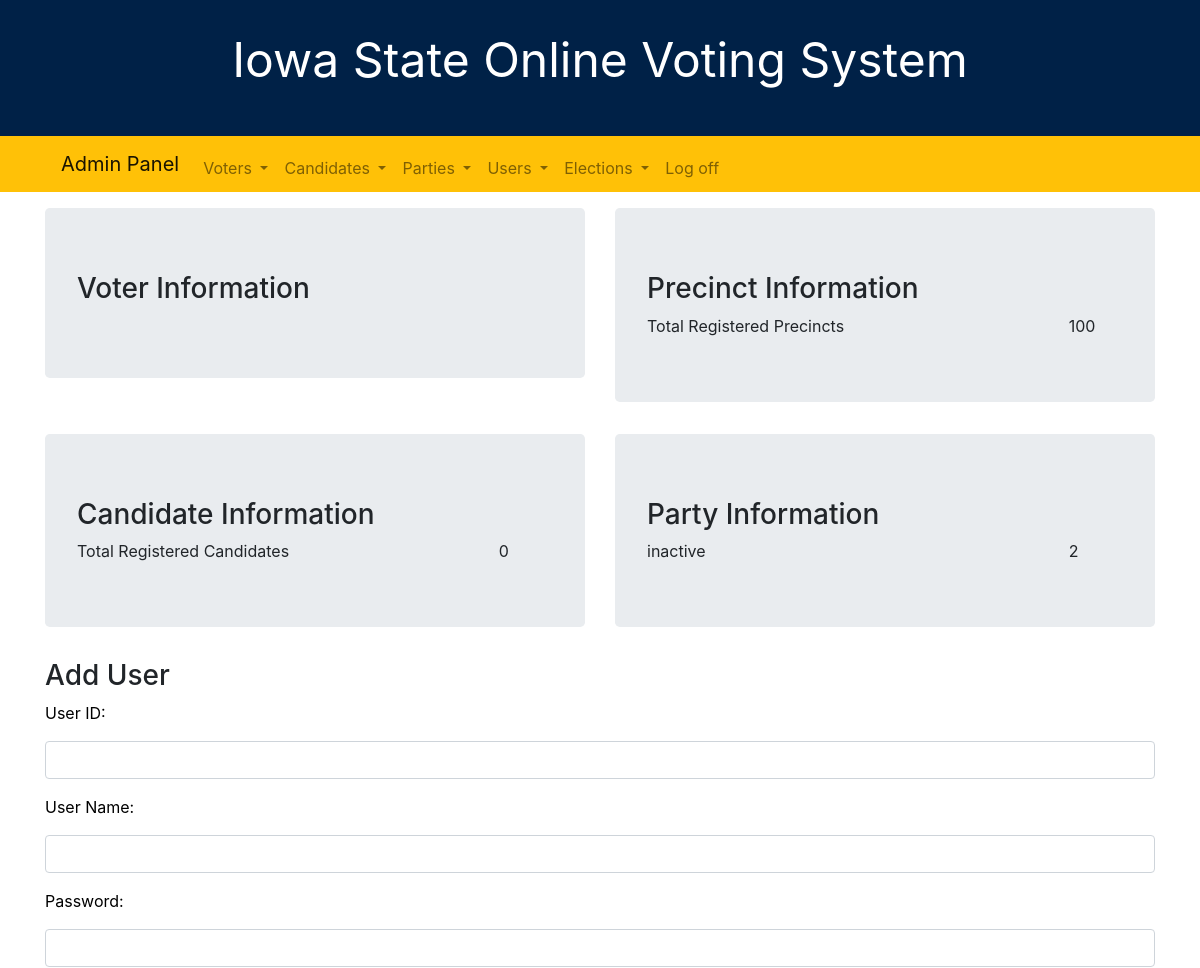
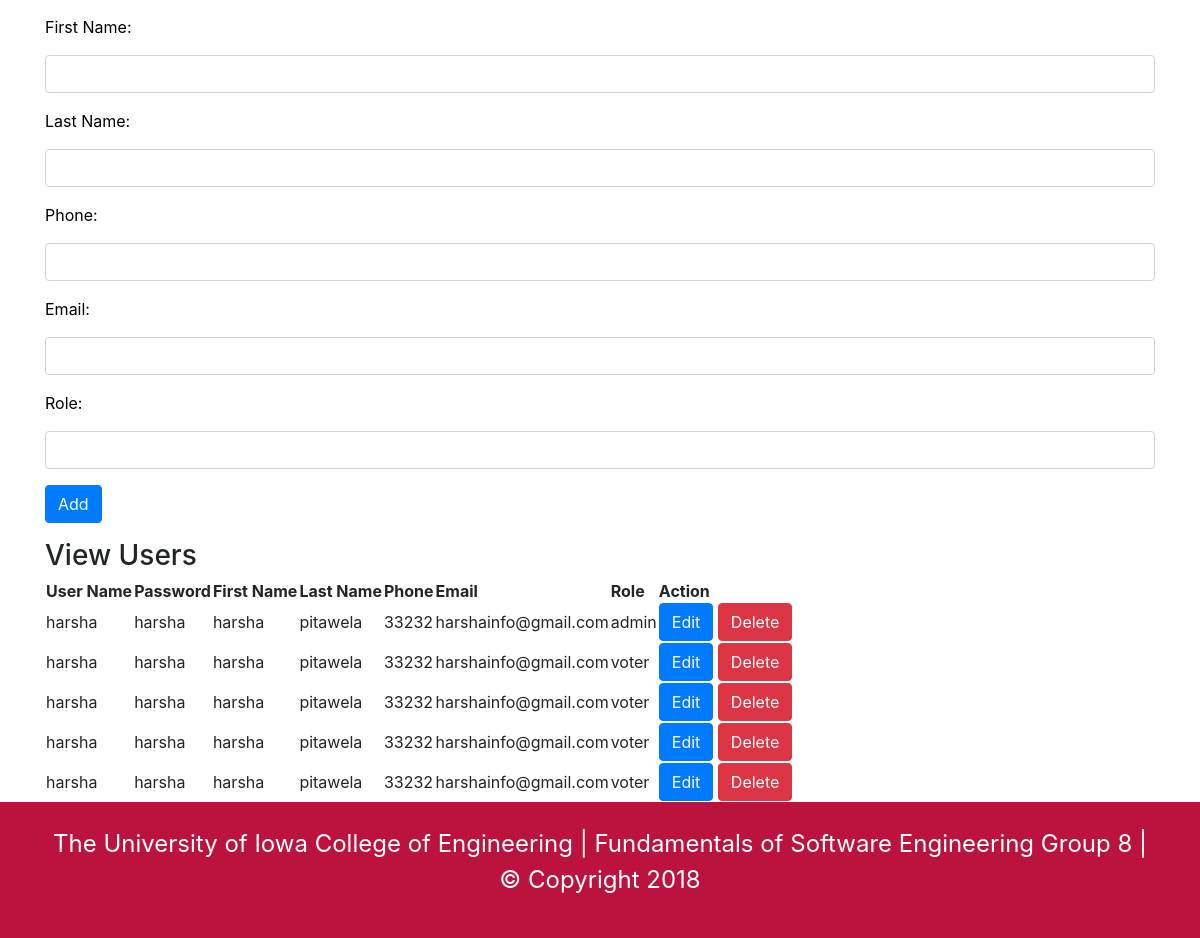
The app's page /Website/admin_1.php with its own data (2 pictures, top to bottom).
### tables this page shows
CREATE TABLE `user` (
  `user_id` int(11) NOT NULL,
  `username` varchar(20) NOT NULL,
  `password` varchar(20) NOT NULL,
  `first_name` varchar(20) NOT NULL,
  `last_name` varchar(20) NOT NULL,
  `phone` int(10) NOT NULL,
  `email` varchar(20) NOT NULL,
  `role` varchar(10) NOT NULL
);

### Website/admin_1.php (the view, shortened to what this page needs)
<!DOCTYPE php>
<html lang="en">
<head>
    <link rel="stylesheet" href="https://maxcdn.bootstrapcdn.com/bootstrap/4.0.0/css/bootstrap.min.css">
    <link rel="stylesheet" type="text/css" href="css/common.css">
    <link rel="stylesheet" type="text/css"  src="https://cdn.datatables.net/1.10.16/css/jquery.dataTables.min.css">
    <link rel="stylesheet" type="text/css" href="https://cdn.datatables.net/v/dt/dt-1.10.16/datatables.min.css"/>
    </head>
    <body>
        <div class="container-fluid">
            <div class="row" id="page-header">
                <div class="container">
                    <p>Iowa State Online Voting System</p>
                </div>
            </div>
            <div class="row bg-warning" id="menu-bar">
                <div class="container">
                   <nav class="navbar navbar-expand-sm bg-warning navbar-light">
                      <a class="navbar-brand" href="#">Admin Panel</a>
                      <ul class="navbar-nav">
                      <li class="nav-item dropdown">
                          <a class="nav-link dropdown-toggle" href="#" id="navbardrop" data-toggle="dropdown">
                            Voters
                        </a>
                    </li>
                    <li class="nav-item dropdown">
                      <a class="nav-link dropdown-toggle" href="#" id="navbardrop" data-toggle="dropdown">
                      Candidates
                  </a>
                  </li>
                  <li class="nav-item dropdown">
                      <a class="nav-link dropdown-toggle" href="#" id="navbardrop" data-toggle="dropdown">
                      Parties
                  </a>
                  </li>
                  <li class="nav-item dropdown">
                        <a class="nav-link dropdown-toggle" href="#" id="navbardrop" data-toggle="dropdown">
                      Users
                  </a>
                  </li>
                  <li class="nav-item dropdown">
                      <a class="nav-link dropdown-toggle" href="#" id="navbardrop" data-toggle="dropdown">
                      Elections
                  </a>
                  </li>
                 <li class="nav-item">
                          <a class="nav-link float-right" href="#">Log off</a>
                      </li>
              </ul>
          </nav>
      </div>
  </div>
    <div class="row" >
        <div class="container" id="page-content">
            <div class="row"  id="admin-panel">
                <div class="container">
                    <div class="row"">
                        <div class="col-md 6">
                            <div class="jumbotron">
                                 <h3>Voter Information</h3>
                             </div>
                         </div>
                        <div class="col-md 6">
                            <div class="jumbotron">
                                <h3>Precinct Information</h3>
                                 <?php
                                require_once 'php/dbcon.php';
                            $query = "SELECT COUNT(prec_id) AS TOTAL FROM precinct";
                            $result = $DBcon->query($query);
                            if ($result->rowCount() > 0) {
                                foreach($result as $row) {
                            ?>
                                <div class="row">
                                    <div class="col-md-10">Total Registered Precincts
                                    </div>
                                    <div class="col-md-2"><?=$row["TOTAL"]?>
                                    </div>
                                </div>
                                <?php
                            }
                        }
                                ?>
                            </div>
                        </div>
                    </div>
                    <div class="row">
                    <div class="col-md 6">
                        <div class="jumbotron">
                            <h3>Candidate Information</h3>
                            <?php
                            require_once 'php/dbcon.php';
                        $query = "SELECT COUNT(cand_id) AS TOTAL FROM candidate";
                        $result = $DBcon->query($query);
                        if ($result->rowCount() > 0) {
                            foreach($result as $row) {
                        ?>
                            <div class="row">
                                <div class="col-md-10">Total Registered Candidates
                                </div>
                                <div class="col-md-2"><?=$row["TOTAL"]?>
                                </div>
                            </div>
                            <?php
                        }
                    }
                            ?>
                        </div>
                    </div>
                    <div class="col-md 6">
                        <div class="jumbotron">
                            <h3>Party Information</h3>
                            <?php
                            require_once 'php/dbcon.php';
                        $query = "SELECT status, COUNT(party_id) AS TOTAL FROM party p GROUP BY status ORDER BY status";
                        $result = $DBcon->query($query);
                        if ($result->rowCount() > 0) {
                            foreach($result as $row) {
                        ?>
                            <div class="row">
                                <div class="col-md-10"><?=$row["status"]?>
                                </div>
                                <div class="col-md-2"><?=$row["TOTAL"]?>
                                </div>
                            </div>
                            <?php
                        }
                    }
                    ?>
                        </div>
                    </div>
                    </div>
                </div>
            </div>
            <div class="row" id="add-user-form">
                <div class="container">
                    <h3>Add User</h3>
                    <form action="/action_page.php">
                      <div class="form-group">
                        <label for="User_name">User ID:</label>
                        <input type="text" class="form-control" name="user_name">
                      </div>
                      <div class="form-group">
                        <label for="date_created">User Name:</label>
                        <input type="text" class="form-control" name="date_created">
                      </div>
                      <div class="form-group">
                        <label for="date_created">Password:</label>
                        <input type="text" class="form-control" name="date_created">
                      </div>
                        <div class="form-group">
                        <label for="date_created">First Name:</label>
                        <input type="text" class="form-control" name="date_created">
                      </div>
                        <div class="form-group">
                        <label for="date_created">Last Name:</label>
                        <input type="text" class="form-control" name="date_created">
                      </div>
                        <div class="form-group">
                        <label for="date_created">Phone:</label>
                        <input type="tel" class="form-control" name="date_created">
                      </div>
                        <div class="form-group">
                        <label for="date_created">Email:</label>
                        <input type="email" class="form-control" name="date_created">
                      </div>
                        <div class="form-group">
                        <label for="date_created">Role:</label>
                        <input type="text" class="form-control" name="date_created">
                      </div>
                      <button type="submit" class="btn btn-primary">Add</button>
                    </form>
                </div>
            </div>
            <div class="row" id="view-users-table">
                <div class="container">
                    <h3>View <span>Users</span></h3>
            <table id="usersTable" class="display">
                <thead>
                    <tr>
                        <th>User Name</th>
                        <th>Password</th>
                        <th>First Name</th>
                        <th>Last Name</th>
                        <th>Phone</th>
                        <th>Email</th>
                        <th>Role</th>
                        <th>Action</th>
                    </tr>
                </thead>
                <tbody id="partiesTableBody">
                    <?php
                    require_once 'php/dbcon.php';
                    $query = "SELECT * FROM user";
                    $result = $DBcon->query($query);
                    if ($result->rowCount() > 0) {
                        foreach($result as $row) {
                            ?>
                            <tr>
                                <td><?=$row["username"]?></td>
                                <td><?=$row["password"]?></td>
                                <td><?=$row["first_name"]?></td>
                                <td><?=$row["last_name"]?></td>
                                <td><?=$row["phone"]?></td>
                                <td><?=$row["email"]?></td>
                                <td><?=$row["role"]?></td>
                                <td><button type="button" class="btn btn-primary" id="edi<?php echo $row["party_id"] ?>" onclick="buttonEditUserAction(this.id)">Edit</button>
                                    <button type="button" class="btn btn-danger" id="del<?php echo $row["party_id"] ?>" onclick="buttonDeleteUserAction(this.id)">Delete</button>
                                </tr>
                                <?php
                            }
                        } else {
                            echo "0 results";
                        }
                        ?>
                    </tbody>
                </table>
                </div>
            </div>
        </div>
    </div>
    <div class="row" id="page-footer">
      <div class="container">
        <p>The University of Iowa College of Engineering | Fundamentals of Software Engineering Group 8 | © Copyright 2018</p>
    </div>
</div>
</div>
</body>
</html>

### Website/Css/common.css (style rules this page uses)
#page-header { background-color:#002147; color: #FFFFFF; height: auto; font-size: 3em; padding-top: .5em; padding-bottom: .5em; text-align: center; }
#login_form p, label, a:link, a:hover, a:visited, a:active, .form-check-input, a { color: #006dcc; height: 2em; }
#page-content { align-items: center; margin-top: 1em; position: relative; width: 100%; }
#page-content label { color: #000000; }
#page-footer { font-size:1.5em; z-index:0; background-color:#BB133E; color: #FFFFFF; position:relative; top: 0; float: bottom; padding-top: 1em; padding-bottom: 1em; text-align: center; }

### records on screen
user: username "harsha", password "harsha", first_name "harsha", last_name "pitawela", phone "33232", email "harshainfo@gmail.com", role "admin"
user: username "harsha", password "harsha", first_name "harsha", last_name "pitawela", phone "33232", email "harshainfo@gmail.com", role "voter"
user: username "harsha", password "harsha", first_name "harsha", last_name "pitawela", phone "33232", email "harshainfo@gmail.com", role "voter"
user: username "harsha", password "harsha", first_name "harsha", last_name "pitawela", phone "33232", email "harshainfo@gmail.com", role "voter"
user: username "harsha", password "harsha", first_name "harsha", last_name "pitawela", phone "33232", email "harshainfo@gmail.com", role "voter"

### other values on screen
$row["TOTAL"] "100"
$row["TOTAL"] "0"
$row["status"] "inactive"
$row["TOTAL"] "2"
